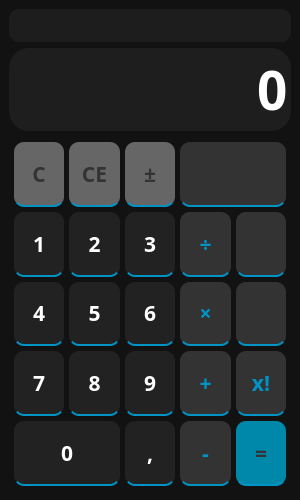
<?xml version="1.0" encoding="UTF-8"?>
<ui version="4.0">
 <class>MainWindow</class>
 <widget class="QMainWindow" name="MainWindow">
  <property name="geometry">
   <rect>
    <x>0</x>
    <y>0</y>
    <width>300</width>
    <height>500</height>
   </rect>
  </property>
  <property name="font">
   <font>
    <family>Rubik</family>
    <pointsize>16</pointsize>
    <weight>75</weight>
    <bold>true</bold>
   </font>
  </property>
  <property name="windowTitle">
   <string>Calculator</string>
  </property>
  <property name="windowIcon">
   <iconset resource="../../../calc/files.qrc">
    <normaloff>:/icons/icons/free-icon-calculator-7378252.png</normaloff>:/icons/icons/free-icon-calculator-7378252.png</iconset>
  </property>
  <property name="styleSheet">
   <string notr="true">QWidget {
	color: white;
	background-color: rgb(18, 18, 18);
	font-family: Rubik;
	font-size: 16pt; 
	font-weight: 600;
}

</string>
  </property>
  <widget class="QWidget" name="centralwidget">
   <property name="minimumSize">
    <size>
     <width>300</width>
     <height>500</height>
    </size>
   </property>
   <property name="styleSheet">
    <string notr="true"/>
   </property>
   <layout class="QVBoxLayout" name="verticalLayout_2">
    <item>
     <widget class="QLabel" name="history">
      <property name="sizePolicy">
       <sizepolicy hsizetype="Expanding" vsizetype="Maximum">
        <horstretch>0</horstretch>
        <verstretch>0</verstretch>
       </sizepolicy>
      </property>
      <property name="minimumSize">
       <size>
        <width>0</width>
        <height>33</height>
       </size>
      </property>
      <property name="maximumSize">
       <size>
        <width>16777215</width>
        <height>16777215</height>
       </size>
      </property>
      <property name="font">
       <font>
        <family>Bahnschrift</family>
        <pointsize>16</pointsize>
        <weight>75</weight>
        <bold>true</bold>
       </font>
      </property>
      <property name="styleSheet">
       <string notr="true">color: gray;
background-color: rgb(29, 29, 29);
font-family: Bahnschrift;
border-radius: 10px;</string>
      </property>
      <property name="text">
       <string/>
      </property>
      <property name="alignment">
       <set>Qt::AlignRight|Qt::AlignTrailing|Qt::AlignVCenter</set>
      </property>
     </widget>
    </item>
    <item>
     <widget class="QLineEdit" name="entry">
      <property name="sizePolicy">
       <sizepolicy hsizetype="Expanding" vsizetype="Maximum">
        <horstretch>0</horstretch>
        <verstretch>0</verstretch>
       </sizepolicy>
      </property>
      <property name="minimumSize">
       <size>
        <width>0</width>
        <height>83</height>
       </size>
      </property>
      <property name="maximumSize">
       <size>
        <width>16777215</width>
        <height>83</height>
       </size>
      </property>
      <property name="styleSheet">
       <string notr="true">font-size: 40pt;
background-color: rgb(30, 30, 30);
border: none;
border-radius: 20px;
   </string>
      </property>
      <property name="text">
       <string>0</string>
      </property>
      <property name="maxLength">
       <number>10</number>
      </property>
      <property name="alignment">
       <set>Qt::AlignRight|Qt::AlignTrailing|Qt::AlignVCenter</set>
      </property>
      <property name="readOnly">
       <bool>true</bool>
      </property>
     </widget>
    </item>
    <item>
     <widget class="QFrame" name="ButtonsGrid">
      <property name="enabled">
       <bool>true</bool>
      </property>
      <property name="sizePolicy">
       <sizepolicy hsizetype="Preferred" vsizetype="Preferred">
        <horstretch>0</horstretch>
        <verstretch>0</verstretch>
       </sizepolicy>
      </property>
      <property name="font">
       <font>
        <family>Rubik</family>
        <pointsize>16</pointsize>
        <weight>75</weight>
        <bold>true</bold>
       </font>
      </property>
      <property name="styleSheet">
       <string notr="true"/>
      </property>
      <layout class="QGridLayout" name="Buttons_Container_3" rowstretch="1,1,1,1,1" columnstretch="1,1,1,1,1">
       <property name="leftMargin">
        <number>5</number>
       </property>
       <property name="topMargin">
        <number>5</number>
       </property>
       <property name="rightMargin">
        <number>5</number>
       </property>
       <property name="bottomMargin">
        <number>5</number>
       </property>
       <property name="spacing">
        <number>5</number>
       </property>
       <item row="3" column="1">
        <widget class="QPushButton" name="Button_8">
         <property name="sizePolicy">
          <sizepolicy hsizetype="Expanding" vsizetype="Expanding">
           <horstretch>0</horstretch>
           <verstretch>0</verstretch>
          </sizepolicy>
         </property>
         <property name="minimumSize">
          <size>
           <width>0</width>
           <height>0</height>
          </size>
         </property>
         <property name="font">
          <font>
           <family>Rubik</family>
           <pointsize>16</pointsize>
           <weight>75</weight>
           <bold>true</bold>
          </font>
         </property>
         <property name="styleSheet">
          <string notr="true">QPushButton{
    border-bottom: 2px solid rgb(0, 148, 198);
    border-left: 1rem solid rgb(0, 0, 0);
    border-top: none;
    border-right: none;
width: 5px;
    color: #FFF;
    background-color: #222;
	border-radius: 10px;
}

QPushButton:hover{
    background-color: #444;
	border-bottom: 2px solid rgb(128, 128, 128);
}

QPushButton:pressed{
    background-color: #666;
	border-bottom: 2px solid rgb(255, 255, 255);
color: #Dff;
}</string>
         </property>
         <property name="text">
          <string>8</string>
         </property>
         <property name="iconSize">
          <size>
           <width>105</width>
           <height>105</height>
          </size>
         </property>
         <property name="shortcut">
          <string>8</string>
         </property>
         <property name="flat">
          <bool>true</bool>
         </property>
        </widget>
       </item>
       <item row="3" column="0">
        <widget class="QPushButton" name="Button_7">
         <property name="sizePolicy">
          <sizepolicy hsizetype="Expanding" vsizetype="Expanding">
           <horstretch>0</horstretch>
           <verstretch>0</verstretch>
          </sizepolicy>
         </property>
         <property name="minimumSize">
          <size>
           <width>0</width>
           <height>0</height>
          </size>
         </property>
         <property name="font">
          <font>
           <family>Rubik</family>
           <pointsize>16</pointsize>
           <weight>75</weight>
           <bold>true</bold>
          </font>
         </property>
         <property name="styleSheet">
          <string notr="true">QPushButton{
    border-bottom: 2px solid rgb(0, 148, 198);
    border-left: 1rem solid rgb(0, 0, 0);
    border-top: none;
    border-right: none;
width: 5px;
    color: #FFF;
    background-color: #222;
	border-radius: 10px;
}

QPushButton:hover{
    background-color: #444;
	border-bottom: 2px solid rgb(128, 128, 128);
}

QPushButton:pressed{
    background-color: #666;
	border-bottom: 2px solid rgb(255, 255, 255);
color: #Dff;
}</string>
         </property>
         <property name="text">
          <string>7</string>
         </property>
         <property name="iconSize">
          <size>
           <width>105</width>
           <height>105</height>
          </size>
         </property>
         <property name="shortcut">
          <string>7</string>
         </property>
         <property name="flat">
          <bool>true</bool>
         </property>
        </widget>
       </item>
       <item row="2" column="2">
        <widget class="QPushButton" name="Button_6">
         <property name="sizePolicy">
          <sizepolicy hsizetype="Expanding" vsizetype="Expanding">
           <horstretch>0</horstretch>
           <verstretch>0</verstretch>
          </sizepolicy>
         </property>
         <property name="minimumSize">
          <size>
           <width>0</width>
           <height>0</height>
          </size>
         </property>
         <property name="font">
          <font>
           <family>Rubik</family>
           <pointsize>16</pointsize>
           <weight>75</weight>
           <bold>true</bold>
          </font>
         </property>
         <property name="styleSheet">
          <string notr="true">QPushButton{
    border-bottom: 2px solid rgb(0, 148, 198);
    border-left: 1rem solid rgb(0, 0, 0);
    border-top: none;
    border-right: none;
width: 5px;
    color: #FFF;
    background-color: #222;
	border-radius: 10px;
}

QPushButton:hover{
    background-color: #444;
	border-bottom: 2px solid rgb(128, 128, 128);
}

QPushButton:pressed{
    background-color: #666;
	border-bottom: 2px solid rgb(255, 255, 255);
color: #Dff;
}</string>
         </property>
         <property name="text">
          <string>6</string>
         </property>
         <property name="iconSize">
          <size>
           <width>105</width>
           <height>105</height>
          </size>
         </property>
         <property name="shortcut">
          <string>6</string>
         </property>
         <property name="flat">
          <bool>true</bool>
         </property>
        </widget>
       </item>
       <item row="2" column="4">
        <widget class="QPushButton" name="Button_Power">
         <property name="sizePolicy">
          <sizepolicy hsizetype="Expanding" vsizetype="Expanding">
           <horstretch>0</horstretch>
           <verstretch>0</verstretch>
          </sizepolicy>
         </property>
         <property name="minimumSize">
          <size>
           <width>0</width>
           <height>0</height>
          </size>
         </property>
         <property name="font">
          <font>
           <family>Rubik</family>
           <pointsize>16</pointsize>
           <weight>75</weight>
           <bold>true</bold>
          </font>
         </property>
         <property name="mouseTracking">
          <bool>true</bool>
         </property>
         <property name="tabletTracking">
          <bool>true</bool>
         </property>
         <property name="styleSheet">
          <string notr="true">
QPushButton{
    border-bottom: 2px solid rgb(0, 148, 198);
    border-left: 1rem solid rgb(0, 0, 0);
    border-top: none;
    border-right: none;
width: 5px;
    color: #FFF;
    background-color: #333333;
	border-radius: 10px;
color: #0094C6;
}

QPushButton:hover{
    background-color: #666;
	border-bottom: 2px solid rgb(128, 128, 128);
}

QPushButton:pressed{
    background-color: #888;
	border-bottom: 2px solid rgb(255, 255, 255);
	/*color: #333;*/
}</string>
         </property>
         <property name="text">
          <string/>
         </property>
         <property name="icon">
          <iconset resource="../../../calc/files.qrc">
           <normaloff>:/icons/icons/power.png</normaloff>:/icons/icons/power.png</iconset>
         </property>
         <property name="iconSize">
          <size>
           <width>30</width>
           <height>30</height>
          </size>
         </property>
         <property name="checkable">
          <bool>false</bool>
         </property>
         <property name="checked">
          <bool>false</bool>
         </property>
         <property name="flat">
          <bool>true</bool>
         </property>
        </widget>
       </item>
       <item row="1" column="2">
        <widget class="QPushButton" name="Button_3">
         <property name="sizePolicy">
          <sizepolicy hsizetype="Expanding" vsizetype="Expanding">
           <horstretch>0</horstretch>
           <verstretch>0</verstretch>
          </sizepolicy>
         </property>
         <property name="minimumSize">
          <size>
           <width>0</width>
           <height>0</height>
          </size>
         </property>
         <property name="sizeIncrement">
          <size>
           <width>2</width>
           <height>2</height>
          </size>
         </property>
         <property name="font">
          <font>
           <family>Rubik</family>
           <pointsize>16</pointsize>
           <weight>75</weight>
           <bold>true</bold>
          </font>
         </property>
         <property name="mouseTracking">
          <bool>true</bool>
         </property>
         <property name="tabletTracking">
          <bool>true</bool>
         </property>
         <property name="styleSheet">
          <string notr="true">QPushButton{
    border-bottom: 2px solid rgb(0, 148, 198);
    border-left: 1rem solid rgb(0, 0, 0);
    border-top: none;
    border-right: none;
width: 5px;
    color: #FFF;
    background-color: #222;
	border-radius: 10px;
}

QPushButton:hover{
    background-color: #444;
	border-bottom: 2px solid rgb(128, 128, 128);
}

QPushButton:pressed{
    background-color: #666;
	border-bottom: 2px solid rgb(255, 255, 255);
color: #Dff;
}</string>
         </property>
         <property name="text">
          <string>3</string>
         </property>
         <property name="iconSize">
          <size>
           <width>105</width>
           <height>105</height>
          </size>
         </property>
         <property name="shortcut">
          <string>3</string>
         </property>
         <property name="checkable">
          <bool>false</bool>
         </property>
         <property name="checked">
          <bool>false</bool>
         </property>
         <property name="flat">
          <bool>true</bool>
         </property>
        </widget>
       </item>
       <item row="1" column="3">
        <widget class="QPushButton" name="Button_Divide">
         <property name="sizePolicy">
          <sizepolicy hsizetype="Expanding" vsizetype="Expanding">
           <horstretch>0</horstretch>
           <verstretch>0</verstretch>
          </sizepolicy>
         </property>
         <property name="minimumSize">
          <size>
           <width>0</width>
           <height>0</height>
          </size>
         </property>
         <property name="font">
          <font>
           <family>Rubik</family>
           <pointsize>16</pointsize>
           <weight>75</weight>
           <bold>true</bold>
          </font>
         </property>
         <property name="mouseTracking">
          <bool>true</bool>
         </property>
         <property name="tabletTracking">
          <bool>true</bool>
         </property>
         <property name="styleSheet">
          <string notr="true">
QPushButton{
    border-bottom: 2px solid rgb(0, 148, 198);
    border-left: 1rem solid rgb(0, 0, 0);
    border-top: none;
    border-right: none;
width: 5px;
    color: #FFF;
    background-color: #333333;
	border-radius: 10px;
color: #0094C6;
}

QPushButton:hover{
    background-color: #666;
	border-bottom: 2px solid rgb(128, 128, 128);
}

QPushButton:pressed{
    background-color: #888;
	border-bottom: 2px solid rgb(255, 255, 255);
	color: #333;
}</string>
         </property>
         <property name="text">
          <string>÷</string>
         </property>
         <property name="iconSize">
          <size>
           <width>105</width>
           <height>105</height>
          </size>
         </property>
         <property name="shortcut">
          <string>/</string>
         </property>
         <property name="checkable">
          <bool>false</bool>
         </property>
         <property name="checked">
          <bool>false</bool>
         </property>
         <property name="flat">
          <bool>true</bool>
         </property>
        </widget>
       </item>
       <item row="1" column="1">
        <widget class="QPushButton" name="Button_2">
         <property name="sizePolicy">
          <sizepolicy hsizetype="Expanding" vsizetype="Expanding">
           <horstretch>0</horstretch>
           <verstretch>0</verstretch>
          </sizepolicy>
         </property>
         <property name="minimumSize">
          <size>
           <width>0</width>
           <height>0</height>
          </size>
         </property>
         <property name="font">
          <font>
           <family>Rubik</family>
           <pointsize>16</pointsize>
           <weight>75</weight>
           <bold>true</bold>
          </font>
         </property>
         <property name="styleSheet">
          <string notr="true">QPushButton{
    border-bottom: 2px solid rgb(0, 148, 198);
    border-left: 1rem solid rgb(0, 0, 0);
    border-top: none;
    border-right: none;
width: 5px;
    color: #FFF;
    background-color: #222;
	border-radius: 10px;
}

QPushButton:hover{
    background-color: #444;
	border-bottom: 2px solid rgb(128, 128, 128);
}

QPushButton:pressed{
    background-color: #666;
	border-bottom: 2px solid rgb(255, 255, 255);
color: #Dff;
}</string>
         </property>
         <property name="text">
          <string>2</string>
         </property>
         <property name="iconSize">
          <size>
           <width>105</width>
           <height>105</height>
          </size>
         </property>
         <property name="shortcut">
          <string>2</string>
         </property>
         <property name="flat">
          <bool>true</bool>
         </property>
        </widget>
       </item>
       <item row="3" column="3">
        <widget class="QPushButton" name="Button_Plus">
         <property name="sizePolicy">
          <sizepolicy hsizetype="Expanding" vsizetype="Expanding">
           <horstretch>0</horstretch>
           <verstretch>0</verstretch>
          </sizepolicy>
         </property>
         <property name="minimumSize">
          <size>
           <width>0</width>
           <height>0</height>
          </size>
         </property>
         <property name="font">
          <font>
           <family>Rubik</family>
           <pointsize>16</pointsize>
           <weight>75</weight>
           <bold>true</bold>
          </font>
         </property>
         <property name="mouseTracking">
          <bool>true</bool>
         </property>
         <property name="tabletTracking">
          <bool>true</bool>
         </property>
         <property name="styleSheet">
          <string notr="true">
QPushButton{
    border-bottom: 2px solid rgb(0, 148, 198);
    border-left: 1rem solid rgb(0, 0, 0);
    border-top: none;
    border-right: none;
width: 5px;
    color: #FFF;
    background-color: #333333;
	border-radius: 10px;
color: #0094C6;
}

QPushButton:hover{
    background-color: #666;
	border-bottom: 2px solid rgb(128, 128, 128);
}

QPushButton:pressed{
    background-color: #888;
	border-bottom: 2px solid rgb(255, 255, 255);
	color: #333;
}</string>
         </property>
         <property name="text">
          <string>+</string>
         </property>
         <property name="iconSize">
          <size>
           <width>105</width>
           <height>105</height>
          </size>
         </property>
         <property name="shortcut">
          <string>+</string>
         </property>
         <property name="checkable">
          <bool>false</bool>
         </property>
         <property name="checked">
          <bool>false</bool>
         </property>
         <property name="flat">
          <bool>true</bool>
         </property>
        </widget>
       </item>
       <item row="3" column="2">
        <widget class="QPushButton" name="Button_9">
         <property name="sizePolicy">
          <sizepolicy hsizetype="Expanding" vsizetype="Expanding">
           <horstretch>0</horstretch>
           <verstretch>0</verstretch>
          </sizepolicy>
         </property>
         <property name="minimumSize">
          <size>
           <width>0</width>
           <height>0</height>
          </size>
         </property>
         <property name="font">
          <font>
           <family>Rubik</family>
           <pointsize>16</pointsize>
           <weight>75</weight>
           <bold>true</bold>
          </font>
         </property>
         <property name="styleSheet">
          <string notr="true">QPushButton{
    border-bottom: 2px solid rgb(0, 148, 198);
    border-left: 1rem solid rgb(0, 0, 0);
    border-top: none;
    border-right: none;
width: 5px;
    color: #FFF;
    background-color: #222;
	border-radius: 10px;
}

QPushButton:hover{
    background-color: #444;
	border-bottom: 2px solid rgb(128, 128, 128);
}

QPushButton:pressed{
    background-color: #666;
	border-bottom: 2px solid rgb(255, 255, 255);
color: #Dff;
}</string>
         </property>
         <property name="text">
          <string>9</string>
         </property>
         <property name="iconSize">
          <size>
           <width>105</width>
           <height>105</height>
          </size>
         </property>
         <property name="shortcut">
          <string>9</string>
         </property>
         <property name="flat">
          <bool>true</bool>
         </property>
        </widget>
       </item>
       <item row="4" column="3">
        <widget class="QPushButton" name="Button_Minus">
         <property name="sizePolicy">
          <sizepolicy hsizetype="Expanding" vsizetype="Expanding">
           <horstretch>0</horstretch>
           <verstretch>0</verstretch>
          </sizepolicy>
         </property>
         <property name="minimumSize">
          <size>
           <width>0</width>
           <height>0</height>
          </size>
         </property>
         <property name="font">
          <font>
           <family>Rubik</family>
           <pointsize>16</pointsize>
           <weight>75</weight>
           <bold>true</bold>
          </font>
         </property>
         <property name="mouseTracking">
          <bool>true</bool>
         </property>
         <property name="tabletTracking">
          <bool>true</bool>
         </property>
         <property name="styleSheet">
          <string notr="true">
QPushButton{
    border-bottom: 2px solid rgb(0, 148, 198);
    border-left: 1rem solid rgb(0, 0, 0);
    border-top: none;
    border-right: none;
width: 5px;
    color: #FFF;
    background-color: #333333;
	border-radius: 10px;
color: #0094C6;
}

QPushButton:hover{
    background-color: #666;
	border-bottom: 2px solid rgb(128, 128, 128);
}

QPushButton:pressed{
    background-color: #888;
	border-bottom: 2px solid rgb(255, 255, 255);
	color: #333;
}</string>
         </property>
         <property name="text">
          <string>-</string>
         </property>
         <property name="iconSize">
          <size>
           <width>105</width>
           <height>105</height>
          </size>
         </property>
         <property name="shortcut">
          <string>-</string>
         </property>
         <property name="checkable">
          <bool>false</bool>
         </property>
         <property name="checked">
          <bool>false</bool>
         </property>
         <property name="flat">
          <bool>true</bool>
         </property>
        </widget>
       </item>
       <item row="2" column="0">
        <widget class="QPushButton" name="Button_4">
         <property name="sizePolicy">
          <sizepolicy hsizetype="Expanding" vsizetype="Expanding">
           <horstretch>0</horstretch>
           <verstretch>0</verstretch>
          </sizepolicy>
         </property>
         <property name="minimumSize">
          <size>
           <width>0</width>
           <height>0</height>
          </size>
         </property>
         <property name="font">
          <font>
           <family>Rubik</family>
           <pointsize>16</pointsize>
           <weight>75</weight>
           <bold>true</bold>
          </font>
         </property>
         <property name="styleSheet">
          <string notr="true">QPushButton{
    border-bottom: 2px solid rgb(0, 148, 198);
    border-left: 1rem solid rgb(0, 0, 0);
    border-top: none;
    border-right: none;
width: 5px;
    color: #FFF;
    background-color: #222;
	border-radius: 10px;
}

QPushButton:hover{
    background-color: #444;
	border-bottom: 2px solid rgb(128, 128, 128);
}

QPushButton:pressed{
    background-color: #666;
	border-bottom: 2px solid rgb(255, 255, 255);
color: #Dff;
}</string>
         </property>
         <property name="text">
          <string>4</string>
         </property>
         <property name="iconSize">
          <size>
           <width>105</width>
           <height>105</height>
          </size>
         </property>
         <property name="shortcut">
          <string>4</string>
         </property>
         <property name="flat">
          <bool>true</bool>
         </property>
        </widget>
       </item>
       <item row="3" column="4">
        <widget class="QPushButton" name="Button_Factorial">
         <property name="sizePolicy">
          <sizepolicy hsizetype="Expanding" vsizetype="Expanding">
           <horstretch>0</horstretch>
           <verstretch>0</verstretch>
          </sizepolicy>
         </property>
         <property name="minimumSize">
          <size>
           <width>0</width>
           <height>0</height>
          </size>
         </property>
         <property name="font">
          <font>
           <family>Rubik</family>
           <pointsize>16</pointsize>
           <weight>75</weight>
           <bold>true</bold>
          </font>
         </property>
         <property name="mouseTracking">
          <bool>true</bool>
         </property>
         <property name="tabletTracking">
          <bool>true</bool>
         </property>
         <property name="styleSheet">
          <string notr="true">
QPushButton{
    border-bottom: 2px solid rgb(0, 148, 198);
    border-left: 1rem solid rgb(0, 0, 0);
    border-top: none;
    border-right: none;
width: 5px;
    color: #FFF;
    background-color: #333333;
	border-radius: 10px;
color: #0094C6;
}

QPushButton:hover{
    background-color: #666;
	border-bottom: 2px solid rgb(128, 128, 128);
}

QPushButton:pressed{
    background-color: #888;
	border-bottom: 2px solid rgb(255, 255, 255);
	/*color: #333;*/
}</string>
         </property>
         <property name="text">
          <string>x!</string>
         </property>
         <property name="iconSize">
          <size>
           <width>105</width>
           <height>105</height>
          </size>
         </property>
         <property name="checkable">
          <bool>false</bool>
         </property>
         <property name="checked">
          <bool>false</bool>
         </property>
         <property name="flat">
          <bool>true</bool>
         </property>
        </widget>
       </item>
       <item row="1" column="4">
        <widget class="QPushButton" name="Button_Root">
         <property name="sizePolicy">
          <sizepolicy hsizetype="Expanding" vsizetype="Expanding">
           <horstretch>0</horstretch>
           <verstretch>0</verstretch>
          </sizepolicy>
         </property>
         <property name="minimumSize">
          <size>
           <width>0</width>
           <height>0</height>
          </size>
         </property>
         <property name="font">
          <font>
           <family>Rubik</family>
           <pointsize>16</pointsize>
           <weight>75</weight>
           <bold>true</bold>
          </font>
         </property>
         <property name="mouseTracking">
          <bool>true</bool>
         </property>
         <property name="tabletTracking">
          <bool>true</bool>
         </property>
         <property name="styleSheet">
          <string notr="true">
QPushButton{
    border-bottom: 2px solid rgb(0, 148, 198);
    border-left: 1rem solid rgb(0, 0, 0);
    border-top: none;
    border-right: none;
width: 5px;
    color: #FFF;
    background-color: #333333;
	border-radius: 10px;
color: #0094C6;
}

QPushButton:hover{
    background-color: #666;
	border-bottom: 2px solid rgb(128, 128, 128);
}

QPushButton:pressed{
    background-color: #888;
	border-bottom: 2px solid rgb(255, 255, 255);
	/*color: #333;*/
}</string>
         </property>
         <property name="text">
          <string/>
         </property>
         <property name="icon">
          <iconset resource="../../../calc/files.qrc">
           <normaloff>:/icons/icons/square-root-of-x-mathematical-signs.png</normaloff>:/icons/icons/square-root-of-x-mathematical-signs.png</iconset>
         </property>
         <property name="iconSize">
          <size>
           <width>30</width>
           <height>30</height>
          </size>
         </property>
         <property name="checkable">
          <bool>false</bool>
         </property>
         <property name="checked">
          <bool>false</bool>
         </property>
         <property name="flat">
          <bool>true</bool>
         </property>
        </widget>
       </item>
       <item row="2" column="3">
        <widget class="QPushButton" name="Button_Multiply">
         <property name="sizePolicy">
          <sizepolicy hsizetype="Expanding" vsizetype="Expanding">
           <horstretch>0</horstretch>
           <verstretch>0</verstretch>
          </sizepolicy>
         </property>
         <property name="minimumSize">
          <size>
           <width>0</width>
           <height>0</height>
          </size>
         </property>
         <property name="font">
          <font>
           <family>Rubik</family>
           <pointsize>16</pointsize>
           <weight>75</weight>
           <bold>true</bold>
          </font>
         </property>
         <property name="mouseTracking">
          <bool>true</bool>
         </property>
         <property name="tabletTracking">
          <bool>true</bool>
         </property>
         <property name="styleSheet">
          <string notr="true">
QPushButton{
    border-bottom: 2px solid rgb(0, 148, 198);
    border-left: 1rem solid rgb(0, 0, 0);
    border-top: none;
    border-right: none;
width: 5px;
    color: #FFF;
    background-color: #333333;
	border-radius: 10px;
color: #0094C6;
}

QPushButton:hover{
    background-color: #666;
	border-bottom: 2px solid rgb(128, 128, 128);
}

QPushButton:pressed{
    background-color: #888;
	border-bottom: 2px solid rgb(255, 255, 255);
	color: #333;
}</string>
         </property>
         <property name="text">
          <string>×</string>
         </property>
         <property name="iconSize">
          <size>
           <width>105</width>
           <height>105</height>
          </size>
         </property>
         <property name="shortcut">
          <string>*</string>
         </property>
         <property name="checkable">
          <bool>false</bool>
         </property>
         <property name="checked">
          <bool>false</bool>
         </property>
         <property name="flat">
          <bool>true</bool>
         </property>
        </widget>
       </item>
       <item row="2" column="1">
        <widget class="QPushButton" name="Button_5">
         <property name="sizePolicy">
          <sizepolicy hsizetype="Expanding" vsizetype="Expanding">
           <horstretch>0</horstretch>
           <verstretch>0</verstretch>
          </sizepolicy>
         </property>
         <property name="minimumSize">
          <size>
           <width>0</width>
           <height>0</height>
          </size>
         </property>
         <property name="font">
          <font>
           <family>Rubik</family>
           <pointsize>16</pointsize>
           <weight>75</weight>
           <bold>true</bold>
          </font>
         </property>
         <property name="styleSheet">
          <string notr="true">QPushButton{
    border-bottom: 2px solid rgb(0, 148, 198);
    border-left: 1rem solid rgb(0, 0, 0);
    border-top: none;
    border-right: none;
width: 5px;
    color: #FFF;
    background-color: #222;
	border-radius: 10px;
}

QPushButton:hover{
    background-color: #444;
	border-bottom: 2px solid rgb(128, 128, 128);
}

QPushButton:pressed{
    background-color: #666;
	border-bottom: 2px solid rgb(255, 255, 255);
color: #Dff;
}</string>
         </property>
         <property name="text">
          <string>5</string>
         </property>
         <property name="iconSize">
          <size>
           <width>105</width>
           <height>105</height>
          </size>
         </property>
         <property name="shortcut">
          <string>5</string>
         </property>
         <property name="flat">
          <bool>true</bool>
         </property>
        </widget>
       </item>
       <item row="0" column="1">
        <widget class="QPushButton" name="Button_ce">
         <property name="sizePolicy">
          <sizepolicy hsizetype="Expanding" vsizetype="Expanding">
           <horstretch>0</horstretch>
           <verstretch>0</verstretch>
          </sizepolicy>
         </property>
         <property name="styleSheet">
          <string notr="true">QPushButton{
    border-bottom: 2px solid rgb(0, 148, 198);
    border-left: 1rem solid rgb(0, 0, 0);
    border-top: none;
    border-right: none;
width: 5px;
    color: #FFF;
    background-color: #666;
	border-radius: 10px;
color: #333;
}

QPushButton:hover{
    background-color: #999;
	border-bottom: 2px solid rgb(128, 128, 128);
}

QPushButton:pressed{
    background-color: #bbb;
	border-bottom: 2px solid rgb(255, 255, 255);
	color: #121212
}</string>
         </property>
         <property name="text">
          <string>CE</string>
         </property>
         <property name="iconSize">
          <size>
           <width>105</width>
           <height>105</height>
          </size>
         </property>
         <property name="flat">
          <bool>true</bool>
         </property>
        </widget>
       </item>
       <item row="4" column="2">
        <widget class="QPushButton" name="Button_Comma">
         <property name="sizePolicy">
          <sizepolicy hsizetype="Expanding" vsizetype="Expanding">
           <horstretch>0</horstretch>
           <verstretch>0</verstretch>
          </sizepolicy>
         </property>
         <property name="minimumSize">
          <size>
           <width>0</width>
           <height>0</height>
          </size>
         </property>
         <property name="font">
          <font>
           <family>Rubik</family>
           <pointsize>16</pointsize>
           <weight>75</weight>
           <bold>true</bold>
          </font>
         </property>
         <property name="styleSheet">
          <string notr="true">QPushButton{
    border-bottom: 2px solid rgb(0, 148, 198);
    border-left: 1rem solid rgb(0, 0, 0);
    border-top: none;
    border-right: none;
width: 5px;
    color: #FFF;
    background-color: #222;
	border-radius: 10px;
}

QPushButton:hover{
    background-color: #444;
	border-bottom: 2px solid rgb(128, 128, 128);
}

QPushButton:pressed{
    background-color: #666;
	border-bottom: 2px solid rgb(255, 255, 255);
color: #Dff;
}</string>
         </property>
         <property name="text">
          <string>,</string>
         </property>
         <property name="iconSize">
          <size>
           <width>105</width>
           <height>105</height>
          </size>
         </property>
         <property name="shortcut">
          <string>.</string>
         </property>
         <property name="flat">
          <bool>true</bool>
         </property>
        </widget>
       </item>
       <item row="4" column="4">
        <widget class="QPushButton" name="Button_Equal">
         <property name="sizePolicy">
          <sizepolicy hsizetype="Expanding" vsizetype="Expanding">
           <horstretch>0</horstretch>
           <verstretch>0</verstretch>
          </sizepolicy>
         </property>
         <property name="minimumSize">
          <size>
           <width>0</width>
           <height>0</height>
          </size>
         </property>
         <property name="font">
          <font>
           <family>Rubik</family>
           <pointsize>16</pointsize>
           <weight>75</weight>
           <bold>true</bold>
          </font>
         </property>
         <property name="mouseTracking">
          <bool>true</bool>
         </property>
         <property name="tabletTracking">
          <bool>true</bool>
         </property>
         <property name="styleSheet">
          <string notr="true">
QPushButton{
    border-bottom: 2px solid rgb(0, 148, 198);
    border-left: 1rem solid rgb(0, 0, 0);
    border-top: none;
    border-right: none;
width: 5px;
    color: #FFF;
    background-color: #08a;
	border-radius: 10px;
color: #333333;
}

QPushButton:hover{
    background-color: #0ac;
	border-bottom: 2px solid rgb(128, 128, 128);
}

QPushButton:pressed{
    background-color: #0cf;
	border-bottom: 2px solid rgb(255, 255, 255);
	color: #fff;
}</string>
         </property>
         <property name="text">
          <string>=</string>
         </property>
         <property name="iconSize">
          <size>
           <width>105</width>
           <height>105</height>
          </size>
         </property>
         <property name="shortcut">
          <string>Return</string>
         </property>
         <property name="checkable">
          <bool>false</bool>
         </property>
         <property name="checked">
          <bool>false</bool>
         </property>
         <property name="flat">
          <bool>true</bool>
         </property>
        </widget>
       </item>
       <item row="0" column="0">
        <widget class="QPushButton" name="Button_c">
         <property name="sizePolicy">
          <sizepolicy hsizetype="Expanding" vsizetype="Expanding">
           <horstretch>0</horstretch>
           <verstretch>0</verstretch>
          </sizepolicy>
         </property>
         <property name="styleSheet">
          <string notr="true">QPushButton{
    border-bottom: 2px solid rgb(0, 148, 198);
    border-left: 1rem solid rgb(0, 0, 0);
    border-top: none;
    border-right: none;
width: 5px;
    color: #FFF;
    background-color: #666;
	border-radius: 10px;
	color: #333;
}

QPushButton:hover{
    background-color: #999;
	border-bottom: 2px solid rgb(128, 128, 128);
}

QPushButton:pressed{
    background-color: #bbb;
	border-bottom: 2px solid rgb(255, 255, 255);
	color: #121212
}</string>
         </property>
         <property name="text">
          <string>C</string>
         </property>
         <property name="iconSize">
          <size>
           <width>105</width>
           <height>105</height>
          </size>
         </property>
         <property name="flat">
          <bool>true</bool>
         </property>
        </widget>
       </item>
       <item row="4" column="0" colspan="2">
        <widget class="QPushButton" name="Button_0">
         <property name="sizePolicy">
          <sizepolicy hsizetype="Expanding" vsizetype="Expanding">
           <horstretch>0</horstretch>
           <verstretch>0</verstretch>
          </sizepolicy>
         </property>
         <property name="minimumSize">
          <size>
           <width>0</width>
           <height>0</height>
          </size>
         </property>
         <property name="sizeIncrement">
          <size>
           <width>1</width>
           <height>0</height>
          </size>
         </property>
         <property name="font">
          <font>
           <family>Rubik</family>
           <pointsize>16</pointsize>
           <weight>75</weight>
           <bold>true</bold>
          </font>
         </property>
         <property name="toolTipDuration">
          <number>-1</number>
         </property>
         <property name="styleSheet">
          <string notr="true">QPushButton{
    border-bottom: 2px solid rgb(0, 148, 198);
    border-left: 1rem solid rgb(0, 0, 0);
    border-top: none;
    border-right: none;
width: 5px;
    color: #FFF;
    background-color: #222;
	border-radius: 10px;
}

QPushButton:hover{
    background-color: #444;
	border-bottom: 2px solid rgb(128, 128, 128);
}

QPushButton:pressed{
    background-color: #666;
	border-bottom: 2px solid rgb(255, 255, 255);
color: #Dff;
}</string>
         </property>
         <property name="text">
          <string>0</string>
         </property>
         <property name="iconSize">
          <size>
           <width>105</width>
           <height>105</height>
          </size>
         </property>
         <property name="shortcut">
          <string>0</string>
         </property>
         <property name="flat">
          <bool>true</bool>
         </property>
        </widget>
       </item>
       <item row="0" column="2">
        <widget class="QPushButton" name="Button_Sign">
         <property name="sizePolicy">
          <sizepolicy hsizetype="Expanding" vsizetype="Expanding">
           <horstretch>0</horstretch>
           <verstretch>0</verstretch>
          </sizepolicy>
         </property>
         <property name="minimumSize">
          <size>
           <width>0</width>
           <height>0</height>
          </size>
         </property>
         <property name="font">
          <font>
           <family>Rubik</family>
           <pointsize>16</pointsize>
           <weight>75</weight>
           <bold>true</bold>
          </font>
         </property>
         <property name="styleSheet">
          <string notr="true">QPushButton{
    border-bottom: 2px solid rgb(0, 148, 198);
    border-left: 1rem solid rgb(0, 0, 0);
    border-top: none;
    border-right: none;
width: 5px;
    color: #FFF;
    background-color: #666;
	border-radius: 10px;
color: #333;
}

QPushButton:hover{
    background-color: #999;
	border-bottom: 2px solid rgb(128, 128, 128);
}

QPushButton:pressed{
    background-color: #bbb;
	border-bottom: 2px solid rgb(255, 255, 255);
	color: #121212
}</string>
         </property>
         <property name="text">
          <string>±</string>
         </property>
         <property name="iconSize">
          <size>
           <width>105</width>
           <height>105</height>
          </size>
         </property>
         <property name="flat">
          <bool>true</bool>
         </property>
        </widget>
       </item>
       <item row="0" column="3" colspan="2">
        <widget class="QPushButton" name="Button_backspace">
         <property name="sizePolicy">
          <sizepolicy hsizetype="Expanding" vsizetype="Expanding">
           <horstretch>0</horstretch>
           <verstretch>0</verstretch>
          </sizepolicy>
         </property>
         <property name="styleSheet">
          <string notr="true">QPushButton{
    border-bottom: 2px solid rgb(0, 148, 198);
    border-left: 1rem solid rgb(0, 0, 0);
    border-top: none;
    border-right: none;
width: 5px;
    color: #FFF;
    background-color: #333333;
	border-radius: 10px;
}

QPushButton:hover{
    background-color: #666;
	border-bottom: 2px solid rgb(128, 128, 128);
}

QPushButton:pressed{
    background-color: #888;
	border-bottom: 2px solid rgb(255, 255, 255);
	color: #Dff;
}

</string>
         </property>
         <property name="text">
          <string/>
         </property>
         <property name="icon">
          <iconset resource="../../../calc/files.qrc">
           <normaloff>:/icons/icons/outline_backspace_white_24dp.png</normaloff>:/icons/icons/outline_backspace_white_24dp.png</iconset>
         </property>
         <property name="iconSize">
          <size>
           <width>30</width>
           <height>30</height>
          </size>
         </property>
         <property name="shortcut">
          <string>Backspace</string>
         </property>
         <property name="flat">
          <bool>true</bool>
         </property>
        </widget>
       </item>
       <item row="1" column="0">
        <widget class="QPushButton" name="Button_1">
         <property name="enabled">
          <bool>true</bool>
         </property>
         <property name="sizePolicy">
          <sizepolicy hsizetype="Expanding" vsizetype="Expanding">
           <horstretch>0</horstretch>
           <verstretch>0</verstretch>
          </sizepolicy>
         </property>
         <property name="minimumSize">
          <size>
           <width>0</width>
           <height>0</height>
          </size>
         </property>
         <property name="sizeIncrement">
          <size>
           <width>2</width>
           <height>2</height>
          </size>
         </property>
         <property name="font">
          <font>
           <family>Rubik</family>
           <pointsize>16</pointsize>
           <weight>75</weight>
           <bold>true</bold>
          </font>
         </property>
         <property name="mouseTracking">
          <bool>true</bool>
         </property>
         <property name="tabletTracking">
          <bool>true</bool>
         </property>
         <property name="styleSheet">
          <string notr="true">QPushButton{
    border-bottom: 2px solid rgb(0, 148, 198);
    border-left: 1rem solid rgb(0, 0, 0);
    border-top: none;
    border-right: none;
width: 5px;
    color: #FFF;
    background-color: #222;
	border-radius: 10px;
}

QPushButton:hover{
    background-color: #444;
	border-bottom: 2px solid rgb(128, 128, 128);
}

QPushButton:pressed{
    background-color: #666;
	border-bottom: 2px solid rgb(255, 255, 255);
color: #Dff;
}</string>
         </property>
         <property name="text">
          <string>1</string>
         </property>
         <property name="iconSize">
          <size>
           <width>105</width>
           <height>105</height>
          </size>
         </property>
         <property name="shortcut">
          <string>1</string>
         </property>
         <property name="checkable">
          <bool>false</bool>
         </property>
         <property name="flat">
          <bool>true</bool>
         </property>
        </widget>
       </item>
      </layout>
     </widget>
    </item>
   </layout>
  </widget>
 </widget>
 <resources>
  <include location="../../../calc/files.qrc"/>
 </resources>
 <connections/>
</ui>
